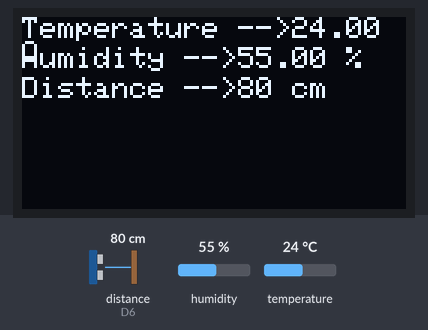
The sketch below on a simulated ESP8266 (NodeMCU). Shown: 128×64 one-colour display. Wiring (inferred from the names in the program): ultrasonic range finder: trigger D5; echo D6. The test bench sets the inputs (shaded band); at power-on: distance to the obstacle (sensor on D6) 80 cm, humidity 55 %, temperature 24 °C. The echo pulse lasts 58.3 µs per cm; what the sketch prints to the serial monitor is not drawn.

Above: at 4.2 s.
4.3 s: distance to the obstacle (sensor on D6) set to 2 cm
At 5.7 s:
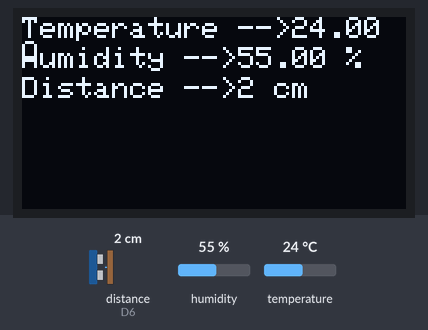
6.7 s: humidity set to 22 %
At 7.9 s:
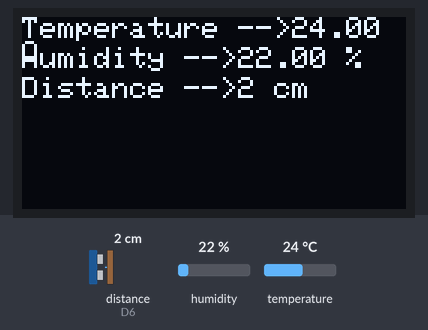
8.9 s: temperature set to 12 °C
At 10.0 s:
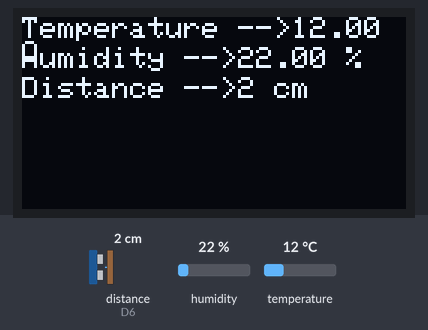
11.0 s: distance to the obstacle (sensor on D6) set to 4 cm
At 12.2 s:
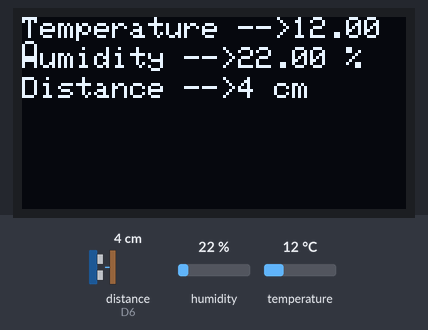
13.2 s: humidity set to 40 %
At 14.4 s:
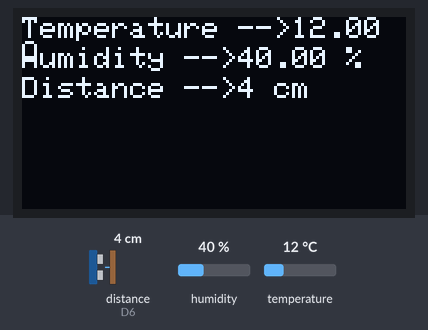
15.3 s: distance to the obstacle (sensor on D6) set to 9 cm
At 16.6 s:
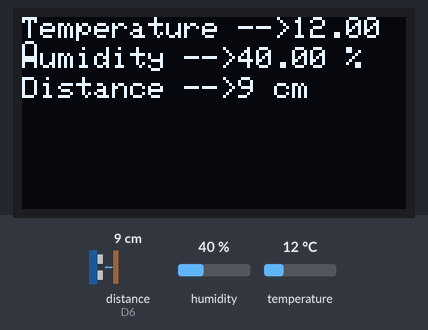
Timing chart, 0 to 18.3 s (numbered marks = the images above; inputs shaded):
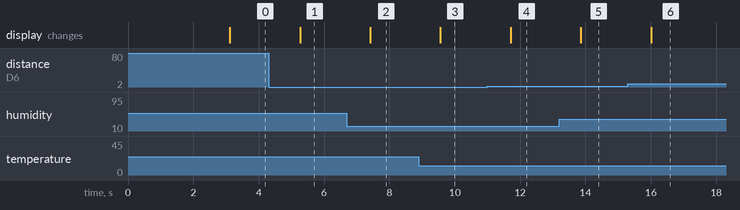

Measured:
- after the input at 4.3 s, the display: changes after 0.96 s (image 1)
- after the input at 6.7 s, the display: changes after 0.71 s (image 2)
- after the input at 8.9 s, the display: changes after 0.66 s (image 3)
- after the input at 11.0 s, the display: changes after 0.71 s (image 4)
- after the input at 13.2 s, the display: changes after 0.66 s (image 5)
- after the input at 15.3 s, the display: changes after 0.71 s (image 6)

The sketch:

BlynkTemp.ino
```cpp
#include <OakOLED.h>
#include <DHT.h>
#include <Wire.h>

#define DHTPIN D4
#define DHTTYPE DHT11

#define echoPin 12
#define trigPin 14

DHT dht(DHTPIN, DHTTYPE);
long duration, distance;
OakOLED oled;

void setup() {
    Serial.begin(9600);
    oled.begin();
    dht.begin();

    pinMode(trigPin, OUTPUT);
    pinMode(echoPin, INPUT);

    oled.clearDisplay();
    oled.setTextSize(2);
    oled.setTextColor(2);
    oled.setCursor(0, 0);
    oled.println("MR. SUBRAT KHATUA");
    oled.display();
    delay(3000);
}
void loop() {
    float temperature = dht.readTemperature();
    float humidity = dht.readHumidity();


    digitalWrite(trigPin, LOW);
    delayMicroseconds(2);
    digitalWrite(trigPin, HIGH);
    delayMicroseconds(10);
    digitalWrite(trigPin, LOW);

    duration = pulseIn(echoPin, HIGH);
    distance = duration / 58.2;
    String disp = String(distance);

    oled.clearDisplay();
    oled.setTextSize(1);
    oled.setTextColor(4);

    oled.setCursor(0,0);
    oled.print("Temperature -->");
    oled.print(temperature);
    oled.println(" C");

    oled.setCursor(0,10);
    oled.print("Humidity -->");
    oled.print(humidity);
    oled.println(" %");

    oled.setCursor(0,20);
    oled.print("Distance -->");
    oled.print(disp);
    oled.println(" cm");
    oled.display();

    Serial.print("Current Temperature is --> ");
    Serial.print(temperature);
    Serial.println(" C");
    Serial.print("Current Humidity is --> ");
    Serial.print(humidity);
    Serial.println(" %");

    Serial.print("Current Distance is --> ");
    Serial.print(disp);
    Serial.println(" cm");
     delay(1000);
}
```
